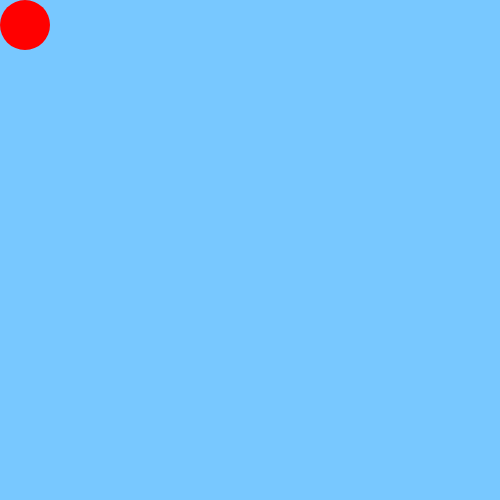
Frame 1 (no input)
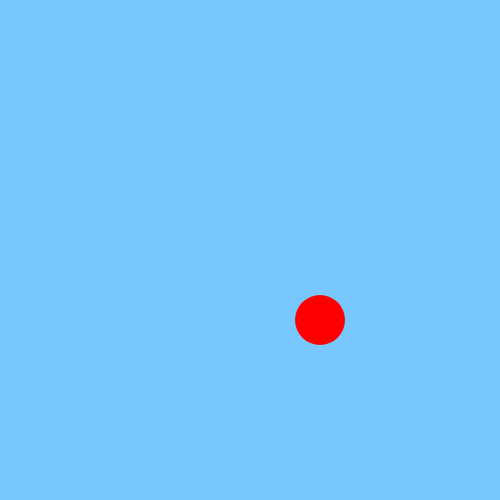
Frame 60 (no input)
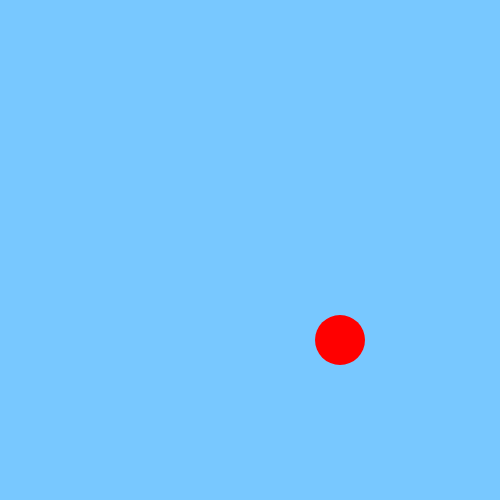
Frame 120 (the mouse pressed at the canvas centre since frame 60)

The p5.js sketch that drew these frames (run headless with seeded random() and noise() and a simulated clock; from frame 60 on, the mouse is pressed at the canvas centre):

// p5.js sketch
// ── sketch.js
var x = 25;
var y = 25;
var xdir = 1;
var ydir = 1;
var ballRad = 25
var speed = 5

function setup() {
  createCanvas(500, 500);
  background(120, 200, 255);
}

function draw() {
  background(120, 200, 255);
  noStroke();
  fill(255, 0, 0);
  ellipse(x, y, 50, 50);
  if (x > width-ballRad || x < ballRad) {
    xdir = xdir * -1;
  }
  if (y > height-ballRad || x < ballRad) {
    ydir = ydir * -1;
  }
  x = x + xdir*speed;
  y = y + ydir*speed;
  // x = (x + 1) % 275;
  // x = min(x + 1, 275);
  // x = x + 1;
}
